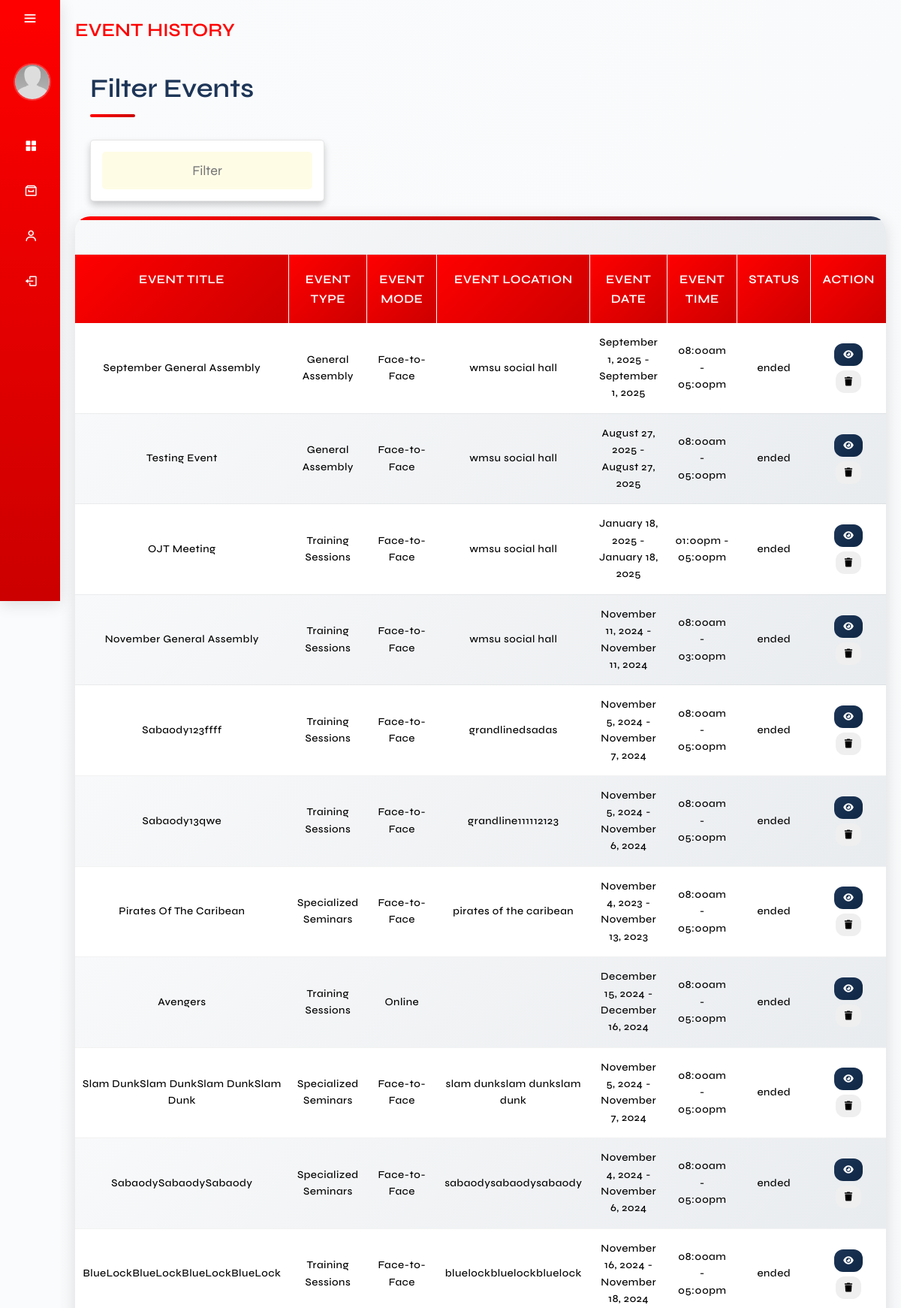
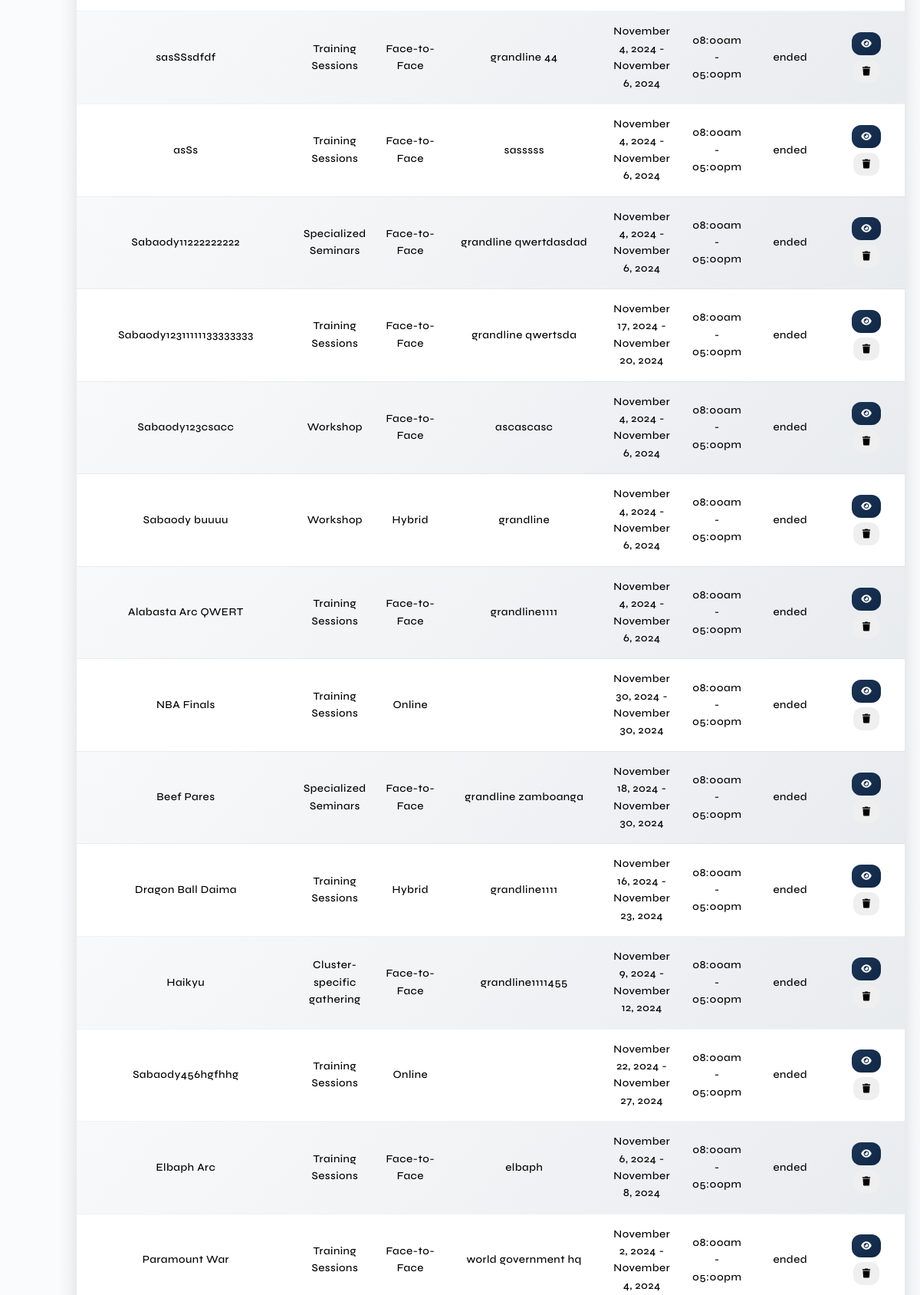
The app's page /admin/history.php (upper part) with its own data (2 pictures, top to bottom).
### tables this page shows
CREATE TABLE `events` (
  `event_id` int(11) NOT NULL,
  `event_title` varchar(255) NOT NULL,
  `event_description` text DEFAULT NULL,
  `event_type` varchar(50) NOT NULL,
  `event_mode` varchar(50) NOT NULL,
  `event_photo_path` varchar(255) DEFAULT NULL,
  `location` varchar(255) NOT NULL,
  `date_start` date NOT NULL,
  `date_end` date NOT NULL,
  `time_start` time NOT NULL,
  `time_end` time NOT NULL,
  `date_created` timestamp NOT NULL DEFAULT current_timestamp(),
  `event_link` text DEFAULT NULL,
  `cancelReason` text NOT NULL,
  `event_cancel` varchar(255) NOT NULL,
  `participant_limit` int(11) NOT NULL,
  `audience_type` varchar(100) NOT NULL
);

### function/F.getEventHistoryTbl.php (the view, shortened to what this page needs)
<?php
require_once('../db.connection/connection.php');
$sponsorFilter = isset($_POST['sponsorEventId']) && $_POST['sponsorEventId'] != "All Sponsors"
    ? $_POST['sponsorEventId']
    : null;
if ($sponsorFilter) {
    $sql = "SELECT E.* FROM Events E
                JOIN sponsor S ON E.event_id = S.event_id
                WHERE NOW() > CONCAT(E.date_end, ' ', E.time_end)
                AND S.sponsor_Name = ?
                ORDER BY E.date_created DESC";
    $stmt = $conn->prepare($sql);
    $stmt->bind_param("s", $sponsorFilter);
    $stmt->execute();
    $result = $stmt->get_result();
} else {
    $sql = "SELECT * FROM Events WHERE NOW() > CONCAT(date_end, ' ', time_end) ORDER BY date_created DESC";
    $result = mysqli_query($conn, $sql);
}
while ($row = mysqli_fetch_assoc($result)) {
    if (empty($row['event_cancel'])) {
        $eventTitle = $row['event_title'];
        $eventLocation = $row['location'];
        $eventDateStart = date('F j, Y', strtotime($row['date_start']));
        $eventDateEnd = date('F j, Y', strtotime($row['date_end']));
        $eventTimeStart = date('h:ia', strtotime($row['time_start']));
        $eventTimeEnd = date('h:ia', strtotime($row['time_end']));
        $eventMode = $row['event_mode'];
        $eventType = $row['event_type'];
        $eventId = $row['event_id'];
        $eventTimeZone = new DateTimeZone('Asia/Manila');
        $currentDateTime = new DateTime('now', $eventTimeZone);
        $eventEndDateTime = new DateTime($row['date_end'] . ' ' . $row['time_end'], $eventTimeZone);
        $eventStatus = ($currentDateTime > $eventEndDateTime) ? 'ended' : '';
        if ($eventStatus === 'ended') {
            echo '<tr data-start-date="' . $row['date_start'] . '" data-end-date="' . $row['date_end'] . '">';
            ?>
            <td data-label="Event Title"><?php echo $eventTitle; ?></td>
            <td data-label="Event Type"><?php echo $eventType; ?></td>
            <td data-label="Event Mode"><?php echo $eventMode; ?></td>
            <td data-label="Event Location"><?php echo $eventLocation; ?></td>
            <td data-label="Event Date"><?php echo "$eventDateStart - $eventDateEnd"; ?></td>
            <td data-label="Event Time"><?php echo "$eventTimeStart - $eventTimeEnd"; ?></td>
            <td data-label="Status"><?php echo $eventStatus; ?></td>
            <td data-label="View Event" class="pad">
                <a href="view_eventHistory.php?event_id=<?php echo $row['event_id']; ?>"><button class="btn_view"><i
                            class="fa-solid fa-eye"></i></button></a>
                <button class="btn_delete" onclick="confirmDeleteEvent(<?php echo $eventId; ?>)">
                    <i class="fa-solid fa-trash"></i>
                </button>
            </td>
            <?php
            echo '</tr>';
        }
    }
}
?>

### admin/css/main.css (style rules this page uses)
* { font-family: "Syne", sans-serif; margin: 0; padding: 0; box-sizing: border-box; text-decoration: none; outline: none; border: none; }
:root { --header-height: 3.5rem; --first-color: red; --first-color-alt: #1d3557; --first-color-light: hsl(var(--hue), 40%, 80%); --title-color: hsl(var(--hue), 24%, 16%); --text-color: black; --text-color-light: hsl(var(--hue), 8%, 60%); --white-color: hsl(0, 0%, 100%); --body-color: white; --container-color: #f1faee; --box-shadow: 0 0.5rem 1rem rgba(0, 0, 0, 0.2); --light-bg: #fffce6; --shadow-light: 0 2px 10px rgba(0, 0, 0, 0.08); --shadow-medium: 0 4px 20px rgba(0, 0, 0, 0.12); --shadow-heavy: 0 8px 30px rgba(0, 0, 0, 0.15); --border-radius: 12px; --border-radius-small: 8px; --border-radius-large: 20px; --border: 0.1rem solid rgba(0, 0, 0, 0.1); --border-light: 1px solid rgba(0, 0, 0, 0.05); --body-font: "Syne", sans-serif; --biggest-font-size: 2rem; --h1-font-size: 1.5rem; --h2-font-size: 1.25rem; --h3-font-size: 1rem; --normal-font-size: 0.938rem; --small-font-size: 0.813rem; --smaller-font-size: 0.75rem; --font-regular: 400; --font-medium: 500; --font-semi-bold: 600; --z-tooltip: 10; --z-fixed: 100; --z-modal: 1000; }
html { font-size: 62.5%; overflow-x: auto; scroll-padding-top: 7rem; scroll-behavior: smooth; }
body { background-color: #fafbfc; line-height: 1.6; }
.tbl tbody tr td { font-size: 1.4rem; letter-spacing: 0.5px; font-weight: var(--font-medium); text-align: center; border: none; border-bottom: 1px solid rgba(0, 0, 0, 0.05); padding: 1.5rem 1rem; transition: all 0.3s ease; }
.tbl tbody .pad { padding: 1rem; }
.tbl tr:nth-child(even) { background: linear-gradient(135deg, #f8f9fa 0%, #e9ecef 100%); }
.tbl button { display: inline-block; border: none; margin: 0.3rem; padding: 0.8rem 1.2rem; border-radius: var(--border-radius); outline: none; cursor: pointer; font-weight: var(--font-medium); transition: all 0.3s ease; font-size: 1.2rem; }
.btn_view { background: linear-gradient(135deg, var(--first-color-alt) 0%, #0f2744 100%); color: var(--body-color); }

### records on screen
events: event_title "September General Assembly", event_type "General Assembly", event_mode "Face-to-Face", location "wmsu social hall", date_start "September 1, 2025", date_end "September 1, 2025", time_start "08:00am", time_end "05:00pm", eventStatus "ended"
events: event_title "Testing Event", event_type "General Assembly", event_mode "Face-to-Face", location "wmsu social hall", date_start "August 27, 2025", date_end "August 27, 2025", time_start "08:00am", time_end "05:00pm", eventStatus "ended"
events: event_title "OJT Meeting", event_type "Training Sessions", event_mode "Face-to-Face", location "wmsu social hall", date_start "January 18, 2025", date_end "January 18, 2025", time_start "01:00pm", time_end "05:00pm", eventStatus "ended"
events: event_title "November General Assembly", event_type "Training Sessions", event_mode "Face-to-Face", location "wmsu social hall", date_start "November 11, 2024", date_end "November 11, 2024", time_start "08:00am", time_end "03:00pm", eventStatus "ended"
events: event_title "Sabaody123ffff", event_type "Training Sessions", event_mode "Face-to-Face", location "grandlinedsadas", date_start "November 5, 2024", date_end "November 7, 2024", time_start "08:00am", time_end "05:00pm", eventStatus "ended"
events: event_title "Sabaody13qwe", event_type "Training Sessions", event_mode "Face-to-Face", location "grandline111112123", date_start "November 5, 2024", date_end "November 6, 2024", time_start "08:00am", time_end "05:00pm", eventStatus "ended"
events: event_title "Pirates Of The Caribean", event_type "Specialized Seminars", event_mode "Face-to-Face", location "pirates of the caribean", date_start "November 4, 2023", date_end "November 13, 2023", time_start "08:00am", time_end "05:00pm", eventStatus "ended"
events: event_title "Avengers", event_type "Training Sessions", event_mode "Online", date_start "December 15, 2024", date_end "December 16, 2024", time_start "08:00am", time_end "05:00pm", eventStatus "ended"
events: event_title "Slam DunkSlam DunkSlam DunkSlam Dunk", event_type "Specialized Seminars", event_mode "Face-to-Face", location "slam dunkslam dunkslam dunk", date_start "November 5, 2024", date_end "November 7, 2024", time_start "08:00am", time_end "05:00pm", eventStatus "ended"
events: event_title "SabaodySabaodySabaody", event_type "Specialized Seminars", event_mode "Face-to-Face", location "sabaodysabaodysabaody", date_start "November 4, 2024", date_end "November 6, 2024", time_start "08:00am", time_end "05:00pm", eventStatus "ended"
events: event_title "BlueLockBlueLockBlueLockBlueLock", event_type "Training Sessions", event_mode "Face-to-Face", location "bluelockbluelockbluelock", date_start "November 16, 2024", date_end "November 18, 2024", time_start "08:00am", time_end "05:00pm", eventStatus "ended"
events: event_title "sasSSsdfdf", event_type "Training Sessions", event_mode "Face-to-Face", location "grandline 44", date_start "November 4, 2024", date_end "November 6, 2024", time_start "08:00am", time_end "05:00pm", eventStatus "ended"
events: event_title "asSs", event_type "Training Sessions", event_mode "Face-to-Face", location "sasssss", date_start "November 4, 2024", date_end "November 6, 2024", time_start "08:00am", time_end "05:00pm", eventStatus "ended"
events: event_title "Sabaody11222222222", event_type "Specialized Seminars", event_mode "Face-to-Face", location "grandline qwertdasdad", date_start "November 4, 2024", date_end "November 6, 2024", time_start "08:00am", time_end "05:00pm", eventStatus "ended"
events: event_title "Sabaody12311111133333333", event_type "Training Sessions", event_mode "Face-to-Face", location "grandline qwertsda", date_start "November 17, 2024", date_end "November 20, 2024", time_start "08:00am", time_end "05:00pm", eventStatus "ended"
events: event_title "Sabaody123csacc", event_type "Workshop", event_mode "Face-to-Face", location "ascascasc", date_start "November 4, 2024", date_end "November 6, 2024", time_start "08:00am", time_end "05:00pm", eventStatus "ended"
events: event_title "Sabaody buuuu", event_type "Workshop", event_mode "Hybrid", location "grandline", date_start "November 4, 2024", date_end "November 6, 2024", time_start "08:00am", time_end "05:00pm", eventStatus "ended"
events: event_title "Alabasta Arc QWERT", event_type "Training Sessions", event_mode "Face-to-Face", location "grandline1111", date_start "November 4, 2024", date_end "November 6, 2024", time_start "08:00am", time_end "05:00pm", eventStatus "ended"
events: event_title "NBA Finals", event_type "Training Sessions", event_mode "Online", date_start "November 30, 2024", date_end "November 30, 2024", time_start "08:00am", time_end "05:00pm", eventStatus "ended"
events: event_title "Beef Pares", event_type "Specialized Seminars", event_mode "Face-to-Face", location "grandline zamboanga", date_start "November 18, 2024", date_end "November 30, 2024", time_start "08:00am", time_end "05:00pm", eventStatus "ended"
events: event_title "Dragon Ball Daima", event_type "Training Sessions", event_mode "Hybrid", location "grandline1111", date_start "November 16, 2024", date_end "November 23, 2024", time_start "08:00am", time_end "05:00pm", eventStatus "ended"
events: event_title "Haikyu", event_type "Cluster-specific gathering", event_mode "Face-to-Face", location "grandline1111455", date_start "November 9, 2024", date_end "November 12, 2024", time_start "08:00am", time_end "05:00pm", eventStatus "ended"
events: event_title "Sabaody456hgfhhg", event_type "Training Sessions", event_mode "Online", date_start "November 22, 2024", date_end "November 27, 2024", time_start "08:00am", time_end "05:00pm", eventStatus "ended"
events: event_title "Elbaph Arc", event_type "Training Sessions", event_mode "Face-to-Face", location "elbaph", date_start "November 6, 2024", date_end "November 8, 2024", time_start "08:00am", time_end "05:00pm", eventStatus "ended"
events: event_title "Paramount War", event_type "Training Sessions", event_mode "Face-to-Face", location "world government hq", date_start "November 2, 2024", date_end "November 4, 2024", time_start "08:00am", time_end "05:00pm", eventStatus "ended"
